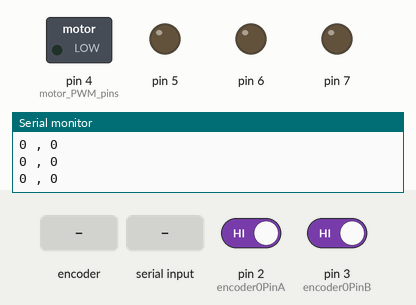
Recording of a sketch running on a simulated Arduino Uno, built with avr-gcc and run on an emulated ATmega328P. On the bench: switched loads named in the sketch (green lamp = pin HIGH), output pins drawn as LEDs (lit = HIGH), the last lines printed to the serial monitor. The test bench sets the inputs (shaded band); at power-on: pin 2 (encoder0PinA) HIGH, pin 3 (encoder0PinB) HIGH.

Above: at 1.2 s.
1.3 s: rotary encoder on pin 2 (encoder0PinA) / pin 3 (encoder0PinB) turned 2 steps (second pin leading)
At 4.1 s:
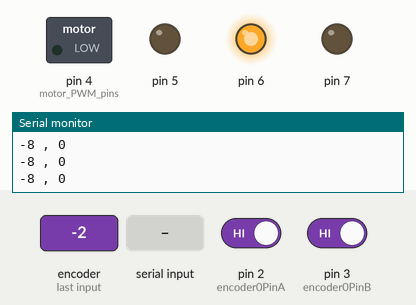
4.3 s: "a" received over Serial
At 5.6 s:
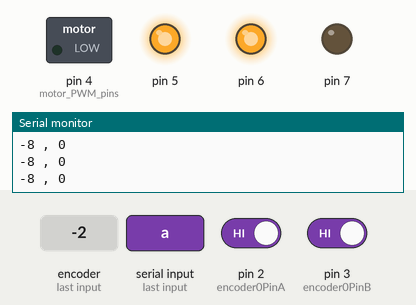
Timing chart, 0 to 7.3 s (numbered marks = the images above; inputs shaded):
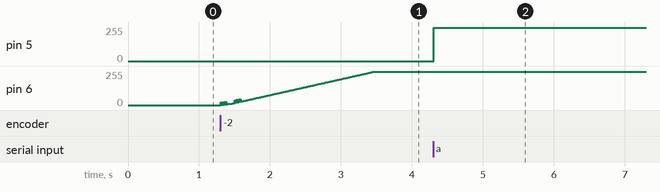

The sketch:

wheelEncoder01_mega.ino
```cpp
// ** TEST FOR DRIVING FORWARD 1 METRE **
#include <PID_v1.h>

//double P1 = 2;
//double I1 = 24;
//double D1 = 0.6;

double P1 = 1;
double I1 = 15;
double D1 = 0.2;

double Setpoint1, Input1, Output1, Output1a;
PID PID1(&Input1, &Output1, &Setpoint1, P1, I1, D1, DIRECT);


//double P2 = 2;
//double I2 = 24;
//double D2 = 0.6;

double P2 = 1;
double I2 = 15;
double D2 = 0.2;

double Setpoint2, Input2, Output2, Output2a;
PID PID2(&Input2, &Output2, &Setpoint2, P2, I2, D2, DIRECT);


float demand1;
float demand2;

unsigned long currentMillis;
unsigned long previousMillis;

// wheel encoder interrupts

#define encoder0PinA 2 //encoder 1
#define encoder0PinB 3

#define encoder1PinA 18 //encoder 2
#define encoder1PinB 19

volatile long encoder0Pos = 0;  //encoder 1
volatile long encoder1Pos = 0;  //encoder 2

void setup() {

  pinMode(4, OUTPUT); // motor PWM pins
  pinMode(5, OUTPUT);
  pinMode(6, OUTPUT);
  pinMode(7, OUTPUT);

  pinMode(encoder0PinA, INPUT_PULLUP); //encoder pins
  pinMode(encoder0PinB, INPUT_PULLUP); //encoder pins
  pinMode(encoder1PinA, INPUT_PULLUP); //encoder pins
  pinMode(encoder1PinB, INPUT_PULLUP); //encoder pins

  attachInterrupt(0, doEncoderA, CHANGE);
  attachInterrupt(1, doEncoderB, CHANGE);

  attachInterrupt(4, doEncoderC, CHANGE);
  attachInterrupt(5, doEncoderD, CHANGE);

  PID1.SetMode(AUTOMATIC);
  PID1.SetOutputLimits(-250, 250);
  PID1.SetSampleTime(10);

  PID2.SetMode(AUTOMATIC);
  PID2.SetOutputLimits(-250, 250);
  PID2.SetSampleTime(10);

  Serial.begin(115200);
}

void loop() {
  currentMillis = millis();

  if (currentMillis - previousMillis >= 10){
    previousMillis = currentMillis;
    if (Serial.available()>0){
      char c = Serial.read();

      if (c == 'a'){
        // drive meter test
        demand1 = 10000; // 1509 , 3018
        demand2 = 10000;
      }
      else if (c == 'z'){
        demand1 = 0;
        demand2 = 0;
    }
    }

    Serial.print(encoder0Pos);
    Serial.print(" , ");
    Serial.println(encoder1Pos);

    Setpoint1 = demand1;
    Input1 = encoder0Pos;
    PID1.Compute();

    Setpoint2 = demand2;
    Input2 = encoder1Pos;
    PID2.Compute();

    // drive motor
    if (Output1 > 0){
      Output1a = abs(Output1);
      analogWrite(6, Output1a);
      analogWrite(7, 0);
    }
    else if (Output1 < 0){
      Output1a = abs(Output1);
      analogWrite(7, Output1a);
      analogWrite(6, 0);
    }
    else {
      analogWrite(7, 0);
      analogWrite(7, 0);
    }

    // other motor
    if (Output2 > 0){
      Output2a = abs(Output2);
      analogWrite(5, Output2a);
      analogWrite(4, 0);
    }
    else if (Output2 < 0){
      Output2a = abs(Output2);
      analogWrite(4, Output2a);
      analogWrite(5, 0);
    }
    else {
      analogWrite(4, 0);
      analogWrite(5, 0);
    }
  }
}


// ************** encoders interrupts **************

// ************* encoder 1 ************************

void doEncoderA(){
  // look for a low-to-high on channel A
  if (digitalRead(encoder0PinA) == HIGH){
    // check channel B to see which way encoder is turning
    if (digitalRead(encoder0PinB) == LOW){
      encoder0Pos = encoder0Pos + 1;        // CW
    }
    else {
      encoder0Pos = encoder0Pos - 1;        // CCW
    }
  }
  else{   // must be a high-to-low edge on channel A
    // check channel B to see which way encoder is turning
    if (digitalRead(encoder0PinB) == HIGH){
      encoder0Pos = encoder0Pos + 1;        // CW
    }
    else {
      encoder0Pos = encoder0Pos - 1;        // CCW
    }
  }
}

void doEncoderB(){
  // look for a low-to-high on channel B
  if (digitalRead(encoder0PinB) == HIGH){
    // check channel A to see which way encoder is turning
    if (digitalRead(encoder0PinA) == HIGH){
      encoder0Pos = encoder0Pos + 1;        // CW
    }
    else {
      encoder0Pos = encoder0Pos - 1;        // CCW
    }
  }
  else{   // must be a high-to-low edge on channel B
    // check channel A to see which way encoder is turning
    if (digitalRead(encoder0PinA) == LOW){
      encoder0Pos = encoder0Pos + 1;        // CW
    }
    else {
      encoder0Pos = encoder0Pos - 1;        // CCW
    }
  }
}

// ************* encoder 2 ************************

void doEncoderC(){
  // look for a low-to-high on channel A
  if (digitalRead(encoder1PinA) == HIGH){
    // check channel B to see which way encoder is turning
    if (digitalRead(encoder1PinB) == LOW){
      encoder1Pos = encoder1Pos - 1;        // CW
    }
    else {
      encoder1Pos = encoder1Pos + 1;        // CCW
    }
  }
  else{   // must be a high-to-low edge on channel A
    // check channel B to see which way encoder is turning
    if (digitalRead(encoder1PinB) == HIGH){
      encoder1Pos = encoder1Pos - 1;        // CW
    }
    else {
      encoder1Pos = encoder1Pos + 1;        // CCW
    }
  }
}

void doEncoderD(){
  // look for a low-to-high on channel B
  if (digitalRead(encoder1PinB) == HIGH){
    // check channel A to see which way encoder is turning
    if (digitalRead(encoder1PinA) == HIGH){
      encoder1Pos = encoder1Pos - 1;        // CW
    }
    else {
      encoder1Pos = encoder1Pos + 1;        // CCW
    }
  }
  else{   // must be a high-to-low edge on channel B
    // check channel A to see which way encoder is turning
    if (digitalRead(encoder1PinA) == LOW){
      encoder1Pos = encoder1Pos - 1;        // CW
    }
    else {
      encoder1Pos = encoder1Pos + 1;        // CCW
    }
  }
}
```

Measured:
- after the input at 4.3 s, pin 5: 0/255 → 250/255 at once
